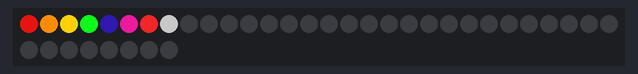
Bench run of a sketch on a simulated Arduino Uno, built with avr-gcc and run on an emulated ATmega328P. Shown: 38 RGB LEDs in strip order, left to right, continuing on the next row.

Above: at 0.1 s.
At 2.6 s:
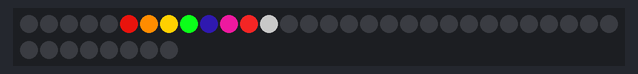
At 5.1 s:
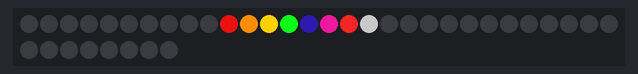
At 10.1 s:
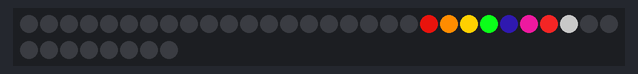
At 15.1 s:
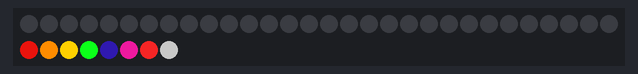
At 20.1 s:
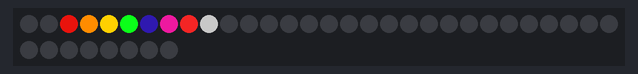

The sketch:

russia_s_greatest_love_machine.ino
```cpp
#include <Adafruit_NeoPixel.h>

#define PIN 3
// ra ra rasputin russia's greatest love machine
//DSAINT
// Parameter 1 = number of pixels in strip
// Parameter 2 = pin number (most are valid)
// Parameter 3 = pixel type flags, add together as needed:
//   NEO_KHZ800  800 KHz bitstream (most NeoPixel products w/WS2812 LEDs)
//   NEO_KHZ400  400 KHz (classic 'v1' (not v2) FLORA pixels, WS2811 drivers)
//   NEO_GRB     Pixels are wired for GRB bitstream (most NeoPixel products)
//   NEO_RGB     Pixels are wired for RGB bitstream (v1 FLORA pixels, not v2)
Adafruit_NeoPixel strip = Adafruit_NeoPixel(38, PIN, NEO_GRB + NEO_KHZ800);

int(enforcerBlueNum) = 4;
int(enforcerGoldNum) = 2;
int(enforcerRedNum) = 0;
int(enforcerGreenNum) = 3;
int(enforcerPurpleNum) = 5;
int(enforcerOrangeNum) = 1;
int(enforcerPinkNum) = 6;
int(enforcerBlackNum) = 7;


void enforcersColorsFlashing ()
{
  //enforcerBlueNum = enforcerBlueNum;
  //enforcerGoldNum = enforcerGoldNum;
  //enforcerRedNum = enforcerRedNum;
  //enforcerGreenNum = enforcerGreenNum;
  //enforcerPurpleNum = enforcerPurpleNum;
  //enforcerOrangeNum = enforcerOrangeNum;
  //enforcerPinkNum = enforcerPinkNum;
  //enforcerBlackNum = enforcerBlackNum;

  strip.setPixelColor(enforcerBlueNum, 15,8,56);
  strip.setPixelColor(enforcerGoldNum, 255,208,0);
  strip.setPixelColor(enforcerRedNum, 184,15,10);
  strip.setPixelColor(enforcerGreenNum, 11,255,25);
  strip.setPixelColor(enforcerPurpleNum, 199,21,133);
  strip.setPixelColor(enforcerOrangeNum, 255,140,0);
  strip.setPixelColor(enforcerPinkNum, 217,33,33);
  strip.setPixelColor(enforcerBlackNum, 100,100,100);

  strip.show();
  delay(500);

  strip.setPixelColor(enforcerBlueNum, 0,0,0);
  strip.setPixelColor(enforcerGoldNum, 0,0,0);
  strip.setPixelColor(enforcerRedNum, 0,0,0);
  strip.setPixelColor(enforcerGreenNum, 0,0,0);
  strip.setPixelColor(enforcerPurpleNum, 0,0,0);
  strip.setPixelColor(enforcerOrangeNum, 0,0,0);
  strip.setPixelColor(enforcerPinkNum, 0,0,0);
  strip.setPixelColor(enforcerBlackNum, 0,0,0);

  enforcerBlueNum++;
  enforcerGoldNum++;
  enforcerRedNum++;
  enforcerGreenNum++;
  enforcerPurpleNum++;
  enforcerOrangeNum++;
  enforcerPinkNum++;
  enforcerBlackNum++;

  if (enforcerBlueNum == 38){

    enforcerBlueNum = 0;
  }

  if (enforcerGoldNum == 38){

    enforcerGoldNum = 0;
  }

  if (enforcerRedNum == 38){

    enforcerRedNum = 0;
  }

  if (enforcerGreenNum == 38){

    enforcerGreenNum = 0;
  }

  if (enforcerPurpleNum == 38){

    enforcerPurpleNum = 0;

  }

  if (enforcerOrangeNum == 38){

    enforcerOrangeNum = 0;
  }


  if (enforcerPinkNum == 38){

    enforcerPinkNum = 0;
  }

  if (enforcerBlackNum == 38){

    enforcerBlackNum = 0;

  }
}

void setup() {
  // put your setup code here, to run once:
  strip.begin();
  strip.show(); // Initialize all pixels to 'off'

}
//dsaint
void loop() {
  // put your main code here, to run repeatedly:

  enforcersColorsFlashing();
}
```

Measured:
- by itself, everything shown: repeats every 19.1 s, in 38 steps
- what the display in image 1 shows lasts 0.5 s, from 2.5 s to 3.0 s
